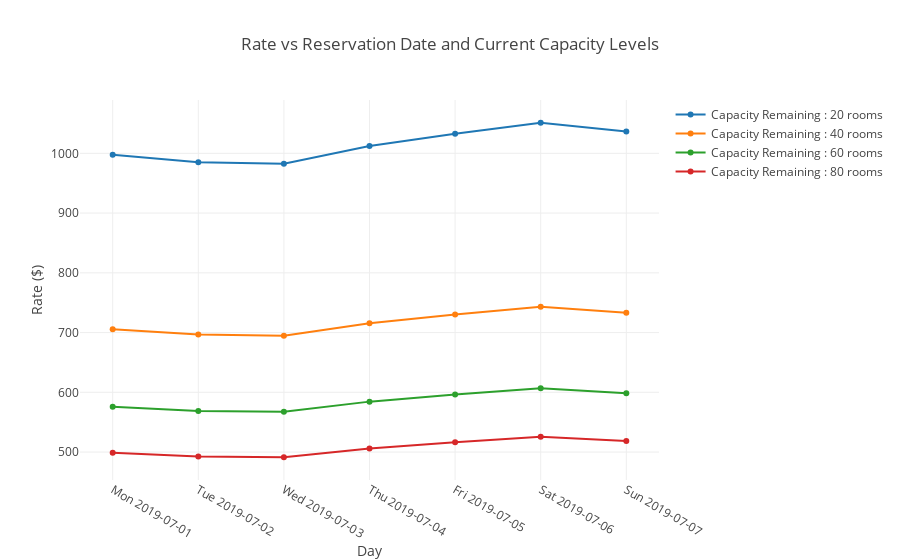

Notebook source saved alongside this figure:
### Markdown cell above
### Plotting the room rate time series.

### Code cell
price_levels = [go.Scatter(x=rate_df_to_show.head(7).index,
                           y=rate_df_to_show.head(7)['Capacity left : 20.0'],
                           name='Capacity Remaining : 20 rooms'),
                go.Scatter(x=rate_df_to_show.head(7).index,
                           y=rate_df_to_show.head(7)['Capacity left : 40.0'],
                           name='Capacity Remaining : 40 rooms'),
                go.Scatter(x=rate_df_to_show.head(7).index,
                           y=rate_df_to_show.head(7)['Capacity left : 60.0'],
                           name='Capacity Remaining : 60 rooms'),
                go.Scatter(x=rate_df_to_show.head(7).index,
                           y=rate_df_to_show.head(7)['Capacity left : 80.0'],
                           name='Capacity Remaining : 80 rooms')]

layout_prices = go.Layout(title='Rate vs Reservation Date and Current Capacity Levels',
                       xaxis={'title':'Day'}, yaxis={'title':'Rate ($)'})

fig = go.Figure(data=price_levels, layout=layout_prices)
iplot(fig, filename='price_levels_ts')

### Figure 1 — Plotly figure (JSON) as saved in the notebook; plotly's stock layout.template omitted (floating-point values rounded to 4 significant figures)
{"data": [{"y": [997.6, 985.1, 982.6, 1012.0, 1033.0, 1051.0, 1037.0], "x": ["Mon 2019-07-01", "Tue 2019-07-02", "Wed 2019-07-03", "Thu 2019-07-04", "Fri 2019-07-05", "Sat 2019-07-06", "Sun 2019-07-07"], "type": "scatter", "name": "Capacity Remaining : 20 rooms", "uid": "d84250c1-6609-4169-b577-d2f5d3e86639"}, {"y": [705.4, 696.6, 694.8, 715.7, 730.3, 743.3, 733.1], "x": ["Mon 2019-07-01", "Tue 2019-07-02", "Wed 2019-07-03", "Thu 2019-07-04", "Fri 2019-07-05", "Sat 2019-07-06", "Sun 2019-07-07"], "type": "scatter", "name": "Capacity Remaining : 40 rooms", "uid": "077b53e2-8e1c-402a-aa61-a2859844fd13"}, {"y": [576.0, 568.7, 567.3, 584.4, 596.3, 606.9, 598.5], "x": ["Mon 2019-07-01", "Tue 2019-07-02", "Wed 2019-07-03", "Thu 2019-07-04", "Fri 2019-07-05", "Sat 2019-07-06", "Sun 2019-07-07"], "type": "scatter", "name": "Capacity Remaining : 60 rooms", "uid": "3e5f4eaf-ea55-46aa-b66a-0d43d2df4ad5"}, {"y": [498.8, 492.6, 491.3, 506.1, 516.4, 525.6, 518.4], "x": ["Mon 2019-07-01", "Tue 2019-07-02", "Wed 2019-07-03", "Thu 2019-07-04", "Fri 2019-07-05", "Sat 2019-07-06", "Sun 2019-07-07"], "type": "scatter", "name": "Capacity Remaining : 80 rooms", "uid": "67f82748-e205-4c3d-8ef8-df8888facaf2"}], "layout": {"yaxis": {"title": {"text": "Rate ($)"}}, "xaxis": {"title": {"text": "Day"}}, "title": {"text": "Rate vs Reservation Date and Current Capacity Levels"}}}
